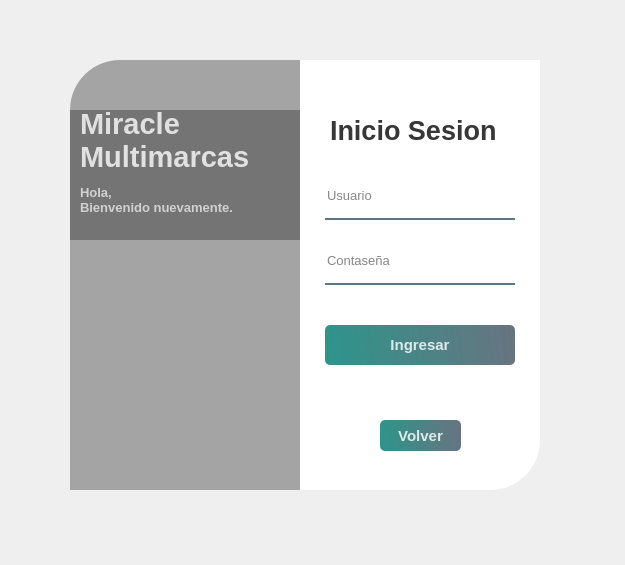
<?xml version="1.0" encoding="UTF-8"?>
<ui version="4.0">
 <class>Form</class>
 <widget class="QWidget" name="Form">
  <property name="geometry">
   <rect>
    <x>0</x>
    <y>0</y>
    <width>625</width>
    <height>565</height>
   </rect>
  </property>
  <property name="windowTitle">
   <string>Form</string>
  </property>
  <widget class="QWidget" name="widget" native="true">
   <property name="geometry">
    <rect>
     <x>30</x>
     <y>30</y>
     <width>550</width>
     <height>500</height>
    </rect>
   </property>
   <property name="styleSheet">
    <string notr="true">QPushButton#boton_ingresar,#boton_volver{
	background-color: qlineargradient(spread:pad, x1:0, y1:0.505682, x2:1, y2:0.477, stop:0 rgba(11, 131, 120, 219), stop:1 rgba(85, 98, 112, 226));
	color:rgba(255, 255, 255, 210);
	border-radius:5px;
}

QPushButton#boton_ingresar:hover,#boton_volver:hover{
	background-color: qlineargradient(spread:pad, x1:0, y1:0.505682, x2:1, y2:0.477, stop:0 rgba(150, 123, 111, 219), stop:1 rgba(85, 81, 84, 226));
}

QPushButton#boton_ingresar:pressed,#boton_volver:pressed{
	padding-left:5px;
	padding-top:5px;
	background-color:rgba(150, 123, 111, 255);
}

QPushButton#pushButton_2, #pushButton_3, #pushButton_4, #pushButton_5{
	background-color: rgba(0, 0, 0, 0);
	color:rgba(85, 98, 112, 255);
}

QPushButton#pushButton_2:hover, #pushButton_3:hover, #pushButton_4:hover, #pushButton_5:hover{
	color: rgba(131, 96, 53, 255);
}

QPushButton#pushButton_2:pressed, #pushButton_3:pressed, #pushButton_4:pressed, #pushButton_5:pressed{
	padding-left:5px;
	padding-top:5px;
	color:rgba(91, 88, 53, 255);
}

</string>
   </property>
   <widget class="QLabel" name="label">
    <property name="geometry">
     <rect>
      <x>40</x>
      <y>30</y>
      <width>280</width>
      <height>430</height>
     </rect>
    </property>
    <property name="styleSheet">
     <string notr="true">border-image: url(:/login/login_background.jpg);
border-top-left-radius: 50px;</string>
    </property>
    <property name="text">
     <string/>
    </property>
   </widget>
   <widget class="QLabel" name="label_2">
    <property name="geometry">
     <rect>
      <x>40</x>
      <y>30</y>
      <width>280</width>
      <height>430</height>
     </rect>
    </property>
    <property name="styleSheet">
     <string notr="true">background-color:rgba(0, 0, 0, 80);
border-top-left-radius: 50px;</string>
    </property>
    <property name="text">
     <string/>
    </property>
   </widget>
   <widget class="QLabel" name="label_3">
    <property name="geometry">
     <rect>
      <x>270</x>
      <y>30</y>
      <width>240</width>
      <height>430</height>
     </rect>
    </property>
    <property name="styleSheet">
     <string notr="true">background-color:rgba(255, 255, 255, 255);
border-bottom-right-radius: 50px;</string>
    </property>
    <property name="text">
     <string/>
    </property>
   </widget>
   <widget class="QLabel" name="label_4">
    <property name="geometry">
     <rect>
      <x>300</x>
      <y>80</y>
      <width>181</width>
      <height>40</height>
     </rect>
    </property>
    <property name="font">
     <font>
      <pointsize>20</pointsize>
      <weight>75</weight>
      <bold>true</bold>
     </font>
    </property>
    <property name="styleSheet">
     <string notr="true">color:rgba(0, 0, 0, 200);</string>
    </property>
    <property name="text">
     <string>Inicio Sesion</string>
    </property>
   </widget>
   <widget class="QLineEdit" name="usuario_ingresado">
    <property name="geometry">
     <rect>
      <x>295</x>
      <y>150</y>
      <width>190</width>
      <height>40</height>
     </rect>
    </property>
    <property name="font">
     <font>
      <pointsize>10</pointsize>
     </font>
    </property>
    <property name="styleSheet">
     <string notr="true">background-color:rgba(0, 0, 0, 0);
border:none;
border-bottom:2px solid rgba(46, 82, 101, 200);
color:rgba(0, 0, 0, 240);
padding-bottom:7px;</string>
    </property>
    <property name="placeholderText">
     <string>Usuario</string>
    </property>
   </widget>
   <widget class="QLineEdit" name="contrasenia_ingresada">
    <property name="geometry">
     <rect>
      <x>295</x>
      <y>215</y>
      <width>190</width>
      <height>40</height>
     </rect>
    </property>
    <property name="font">
     <font>
      <pointsize>10</pointsize>
     </font>
    </property>
    <property name="styleSheet">
     <string notr="true">background-color:rgba(0, 0, 0, 0);
border:none;
border-bottom:2px solid rgba(46, 82, 101, 200);
color:rgba(0, 0, 0, 240);
padding-bottom:7px;</string>
    </property>
    <property name="echoMode">
     <enum>QLineEdit::Password</enum>
    </property>
    <property name="placeholderText">
     <string>Contaseña</string>
    </property>
   </widget>
   <widget class="QPushButton" name="boton_ingresar">
    <property name="geometry">
     <rect>
      <x>295</x>
      <y>295</y>
      <width>190</width>
      <height>40</height>
     </rect>
    </property>
    <property name="font">
     <font>
      <pointsize>11</pointsize>
      <weight>75</weight>
      <bold>true</bold>
     </font>
    </property>
    <property name="cursor">
     <cursorShape>PointingHandCursor</cursorShape>
    </property>
    <property name="text">
     <string>Ingresar</string>
    </property>
   </widget>
   <widget class="QLabel" name="label_6">
    <property name="geometry">
     <rect>
      <x>40</x>
      <y>80</y>
      <width>230</width>
      <height>130</height>
     </rect>
    </property>
    <property name="styleSheet">
     <string notr="true">background-color:rgba(0, 0, 0, 75);</string>
    </property>
    <property name="text">
     <string/>
    </property>
   </widget>
   <widget class="QLabel" name="label_7">
    <property name="geometry">
     <rect>
      <x>50</x>
      <y>80</y>
      <width>180</width>
      <height>61</height>
     </rect>
    </property>
    <property name="font">
     <font>
      <pointsize>22</pointsize>
      <weight>75</weight>
      <bold>true</bold>
     </font>
    </property>
    <property name="styleSheet">
     <string notr="true">color:rgba(255, 255, 255, 200);</string>
    </property>
    <property name="text">
     <string>Miracle Multimarcas</string>
    </property>
    <property name="wordWrap">
     <bool>true</bool>
    </property>
   </widget>
   <widget class="QLabel" name="label_8">
    <property name="geometry">
     <rect>
      <x>50</x>
      <y>145</y>
      <width>220</width>
      <height>50</height>
     </rect>
    </property>
    <property name="font">
     <font>
      <pointsize>10</pointsize>
      <weight>75</weight>
      <bold>true</bold>
     </font>
    </property>
    <property name="styleSheet">
     <string notr="true">color:rgba(255, 255, 255, 170);</string>
    </property>
    <property name="text">
     <string>Hola,
Bienvenido nuevamente.</string>
    </property>
   </widget>
   <widget class="QPushButton" name="boton_volver">
    <property name="geometry">
     <rect>
      <x>350</x>
      <y>390</y>
      <width>81</width>
      <height>31</height>
     </rect>
    </property>
    <property name="font">
     <font>
      <pointsize>11</pointsize>
      <weight>75</weight>
      <bold>true</bold>
     </font>
    </property>
    <property name="cursor">
     <cursorShape>PointingHandCursor</cursorShape>
    </property>
    <property name="text">
     <string>Volver</string>
    </property>
   </widget>
   <widget class="QLabel" name="campos_no_validos">
    <property name="geometry">
     <rect>
      <x>290</x>
      <y>260</y>
      <width>211</width>
      <height>21</height>
     </rect>
    </property>
    <property name="font">
     <font>
      <pointsize>10</pointsize>
      <weight>50</weight>
      <bold>false</bold>
     </font>
    </property>
    <property name="styleSheet">
     <string notr="true">background-color:rgba(0, 0, 0, 0);
border:none;
color:red;
padding-bottom:7px;</string>
    </property>
    <property name="text">
     <string/>
    </property>
   </widget>
  </widget>
 </widget>
 <resources>
  <include location="imagenes/imagenes.qrc"/>
 </resources>
 <connections/>
</ui>
